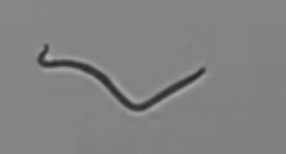
#> input picture Tracking/Skeletonize Method Utils/vid1frame.png, 286 x 154 px, found by its file name
$ python skeletonize.py
#> lines starting #> are read from the running program, lines starting #| are printed output that depends on the picture; after the words box and inside, x2 and y2 are one past the last pixel; in counts of white or black regions, pixels touching at a corner belong together
#> further down, frame is the input picture: shape (154, 286, 3); mean B, G, R 129.4, 129.7, 129.4
import cv2
import numpy as np
import matplotlib.pyplot as plt
from skimage.morphology import skeletonize
from skimage.graph import route_through_array
from skimage.util import invert
from scipy.ndimage import convolve

# === CONFIG ===
VIDEO_FRAME_PATH = "./Tracking/vid1frame.png"  # Replace with frame image
AREA_THRESHOLD = 50
KEYPOINTS_PER_WORM = 15

# === Preprocessing Function ===
def preprocess_frame(frame):
    gray = cv2.cvtColor(frame, cv2.COLOR_BGR2GRAY)
    blurred = cv2.GaussianBlur(gray, (5, 5), 2)
    binary = cv2.adaptiveThreshold(
        blurred, 255,
        cv2.ADAPTIVE_THRESH_GAUSSIAN_C,
        cv2.THRESH_BINARY_INV,
        11, 3
    )
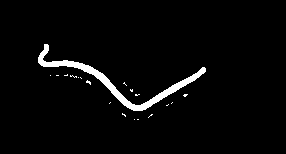
#> binary: shape (154, 286); 3.1% white; 19 white regions (18 under 20 px), largest, box (x1, y1, x2, y2) and area: (38, 44, 206, 111) 1287
    return binary

# === Mask Extraction Function ===
def extract_worm_masks(binary, area_threshold=50):
#> called with area_threshold = 50
    num_labels, labels, stats, _ = cv2.connectedComponentsWithStats(binary)
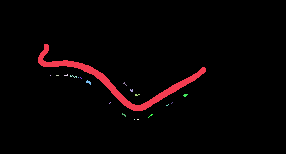
#> labels: shape (154, 286) int32; 20 distinct labels, from 0 to 19; one colour per label, 0 black
#> num_labels = 20; stats = 20 rows, first 6: [0, 0, 286, 154, 42671], [38, 44, 168, 67, 1287], [50, 75, 1, 1, 1], [56, 75, 3, 1, 3], [64, 74, 4, 2, 5], [70, 75, 7, 3, 9]
    masks = []
    height = binary.shape[0]
#> height = 154
    for i in range(1, num_labels):
        if stats[i, cv2.CC_STAT_AREA] >= area_threshold:
            y = stats[i, cv2.CC_STAT_TOP]
            h = stats[i, cv2.CC_STAT_HEIGHT]
            if y + h >= height - 5:
                continue
            mask = (labels == i).astype(np.uint8)
            mask = cv2.morphologyEx(mask, cv2.MORPH_CLOSE, np.ones((3, 3), np.uint8))
            masks.append(mask)
#> this loop made 19 passes
#> (y, h) on pass 1: (44, 67)
#> pass 1, in extract_worm_masks, `mask = (labels == i).astype(np.uint8)`:
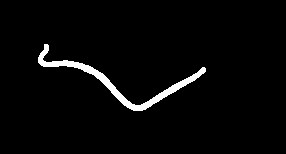
#> mask: shape (154, 286); values 0 (black) and 1 (white), 2.9% white; 1 white region, box (x1, y1, x2, y2) and area: (38, 44, 206, 111) 1287
#> after the loop, masks = 1 item
    return masks

# === Skeleton + 15 Point Extraction Function ===
def get_skeleton_points(mask, num_points):
    mask_dilated = cv2.dilate(mask, np.ones((3, 3), np.uint8), iterations=1)
    skeleton = skeletonize(mask_dilated > 0)

    if np.count_nonzero(skeleton) < 2:
        return None, skeleton

    kernel = np.ones((3, 3), dtype=int)
    neighbor_count = convolve(skeleton.astype(int), kernel, mode='constant') * skeleton
    endpoints = np.column_stack(np.where(neighbor_count == 2))

    if len(endpoints) < 2:
        return None, skeleton

    start = tuple(endpoints[0])
    end = tuple(endpoints[-1])

    try:
        path, _ = route_through_array(invert(skeleton).astype(np.float32), start, end, fully_connected=True)
    except Exception:
        return None, skeleton

    path = np.array(path)
    if len(path) < 2:
        return None, skeleton

    indices = np.linspace(0, len(path) - 1, num=num_points, dtype=int)
    return path[indices], skeleton

# === Load and Process Frame ===
frame = cv2.imread(VIDEO_FRAME_PATH)
binary = preprocess_frame(frame)
masks = extract_worm_masks(binary)
#> masks = 1 item

# === Combine all masks ===
combined_mask = np.zeros_like(binary)
skeleton_overlay = np.zeros_like(binary)
all_points = []

for mask in masks:
    combined_mask = cv2.bitwise_or(combined_mask, mask * 255)
    points, skeleton = get_skeleton_points(mask, KEYPOINTS_PER_WORM)
    if skeleton is not None:
        skeleton_overlay = cv2.bitwise_or(skeleton_overlay, (skeleton * 255).astype(np.uint8))
    if points is not None:
        all_points.append(points)
#> this loop made 1 pass
#> (kernel in get_skeleton_points, start in get_skeleton_points, end in get_skeleton_points) on pass 1: ([[1, 1, 1], [1, 1, 1], [1, 1, 1]], (45, 45), (70, 203))
#> pass 1, in get_skeleton_points, `mask_dilated = cv2.dilate(mask, np.ones((3, 3), np.uint8), iterations=1)`:
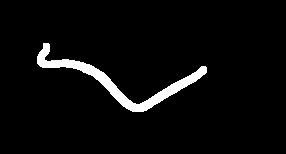
#> mask_dilated: shape (154, 286); values 0 (black) and 1 (white), 4.2% white; 1 white region, box (x1, y1, x2, y2) and area: (37, 43, 207, 112) 1855
#> pass 1, in get_skeleton_points, `skeleton = skeletonize(mask_dilated > 0)`:
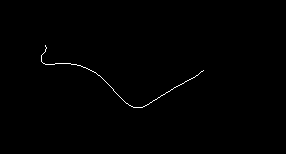
#> skeleton: shape (154, 286) bool; 0.41% white in thin lines or dots, all inside (x1, y1, x2, y2) = (41, 45, 204, 108)
#> after the loop, all_points = 1 item

# === Plotting ===
plt.figure(figsize=(10, 5))

# Left: Pre-skeleton mask
plt.subplot(1, 2, 1)
plt.imshow(combined_mask, cmap='gray')
plt.title("Worm Mask (Pre-Skeleton)")
plt.axis("off")

# Right: Skeleton with points
plt.subplot(1, 2, 2)
plt.imshow(skeleton_overlay, cmap='gray')
for worm_points in all_points:
    for pt in worm_points:
        plt.plot(pt[1], pt[0], 'ro', markersize=3)
#> this loop made 1 pass
plt.title("Skeleton + 15 Points Per Worm")
plt.axis("off")

plt.tight_layout()
plt.show()
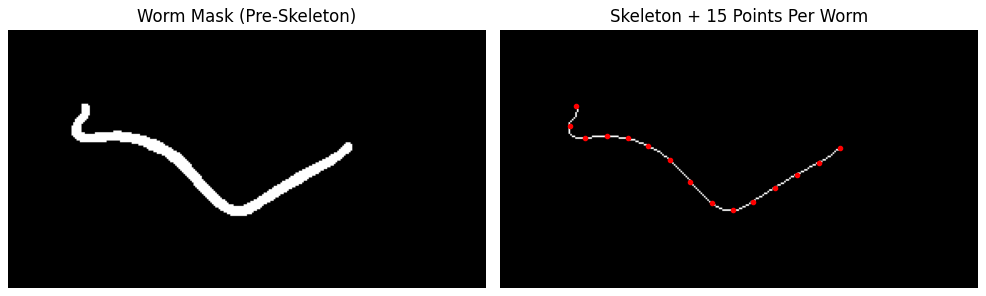
#> figure drawn by matplotlib, 2 panels

$ run again, with Tracking/Skeletonize Method Utils/vid10frame.png copied over Tracking/Skeletonize Method Utils/vid1frame.png
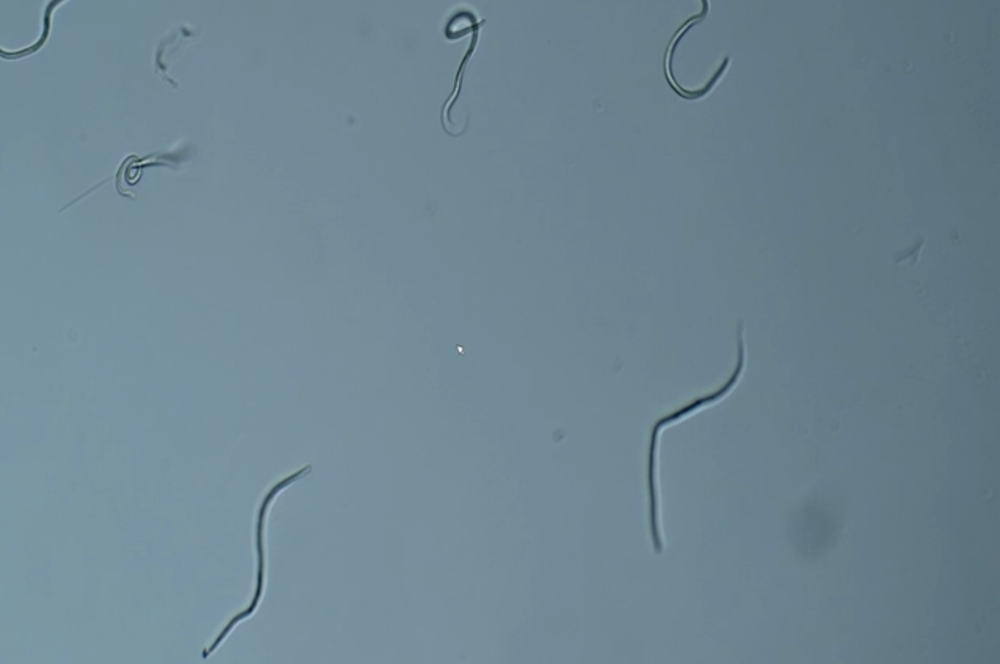
#> input picture Tracking/Skeletonize Method Utils/vid10frame.png, 1000 x 664 px, shrunk from 1900 x 1261 before the run, found by its file name
#> frame is the input picture: shape (664, 1000, 3); mean B, G, R 146.6, 134.8, 109
#> in preprocess_frame, `binary = cv2.adaptiveThreshold( blurred, 255, cv2.ADAPTIVE_THRESH_GAUS..`:
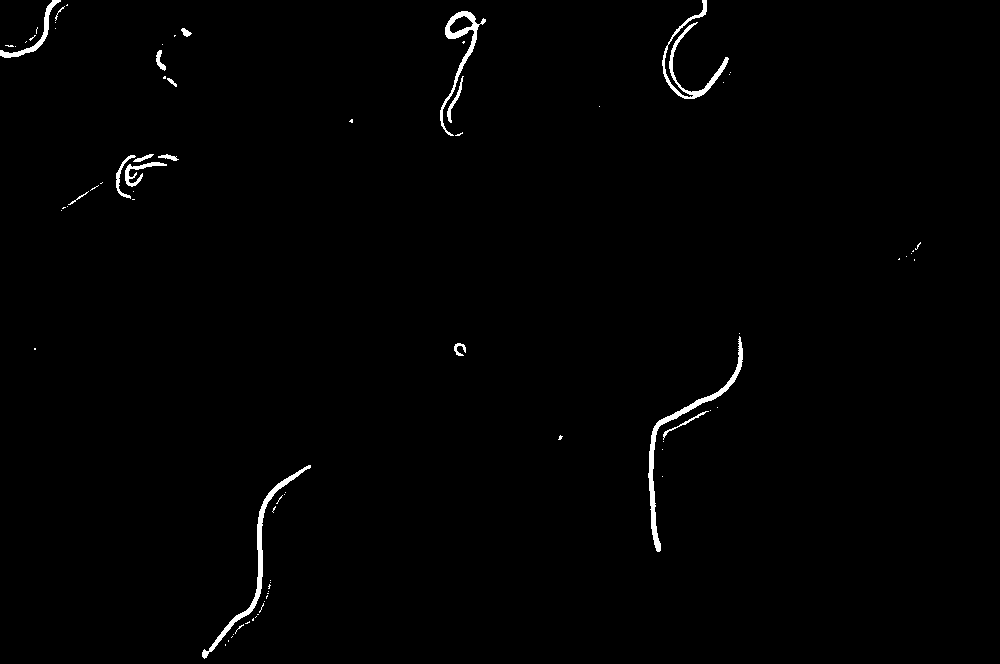
#> binary: shape (664, 1000); 0.92% white; 77 white regions (60 under 20 px), largest, box (x1, y1, x2, y2) and area: (648, 336, 743, 552) 1288, (202, 465, 311, 659) 1140, (662, 0, 729, 99) 946
#> labels: shape (664, 1000) int32; 78 distinct labels, from 0 to 77
#> num_labels = 78; stats = 78 rows, first 6: [0, 0, 1000, 664, 657883], [0, 0, 61, 58, 457], [662, 0, 67, 99, 946], [66, 4, 2, 2, 3], [55, 6, 10, 15, 25], [440, 11, 46, 125, 833]
#> the loop in extract_worm_masks, `for i in range(1, num_labels):` made 77 passes
#> (y, h) on passes 1, 2, 5, 9, 17, 21, 27, 28: (0, 58), (0, 99), (11, 125), (28, 9), (50, 21), (76, 47), (155, 44), (154, 8)
#> after the loop in extract_worm_masks, `for i in range(1, num_labels):`: masks = 13 items
#> the loop `for mask in masks:` made 13 passes
#> (start in get_skeleton_points, end in get_skeleton_points, indices in get_skeleton_points) on passes 1, 4, 5, 6, 7: ((0, 60), (50, 1), [0, 6, 12, 18, 24, 30, 36, 43, 49, 55, 61, 67, 73, 79, 86]), ((29, 183), (33, 189), [0, 0, 1, 1, 2, 2, 3, 3, 4, 4, 5, 5, 6, 6, 7]), ((50, 161), (68, 164), [0, 1, 2, 3, 5, 6, 7, 9, 10, 11, 12, 14, 15, 16, 18]), ((75, 463), (120, 449), [0, 3, 6, 9, 12, 16, 19, 22, 25, 28, 32, 35, 38, 41, 45]), ((156, 134), (197, 130), [0, 3, 7, 10, 14, 17, 21, 25, 28, 32, 35, 39, 42, 46, 50])
#> after the loop `for mask in masks:`: all_points = 12 items
#> the loop `for worm_points in all_points:` made 12 passes
#> `plt.show()`:
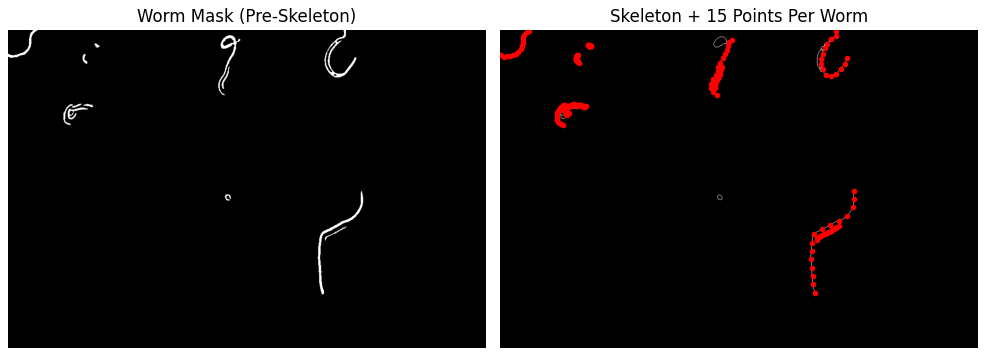
#> figure drawn by matplotlib, 2 panels
